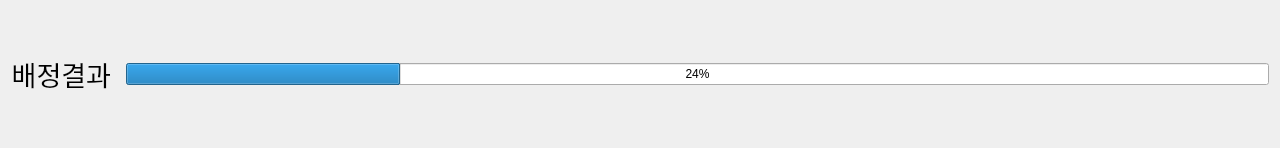
<?xml version="1.0" encoding="UTF-8"?>
<ui version="4.0">
 <class>Form</class>
 <widget class="QWidget" name="Form">
  <property name="geometry">
   <rect>
    <x>0</x>
    <y>0</y>
    <width>1280</width>
    <height>148</height>
   </rect>
  </property>
  <property name="windowTitle">
   <string>Form</string>
  </property>
  <layout class="QGridLayout" name="gridLayout">
   <property name="horizontalSpacing">
    <number>15</number>
   </property>
   <item row="0" column="0">
    <widget class="QLabel" name="label_4">
     <property name="font">
      <font>
       <pointsize>20</pointsize>
      </font>
     </property>
     <property name="text">
      <string>배정결과</string>
     </property>
     <property name="alignment">
      <set>Qt::AlignRight|Qt::AlignTrailing|Qt::AlignVCenter</set>
     </property>
    </widget>
   </item>
   <item row="0" column="1">
    <widget class="QProgressBar" name="progressBar_result">
     <property name="value">
      <number>24</number>
     </property>
    </widget>
   </item>
  </layout>
 </widget>
 <resources/>
 <connections/>
</ui>
